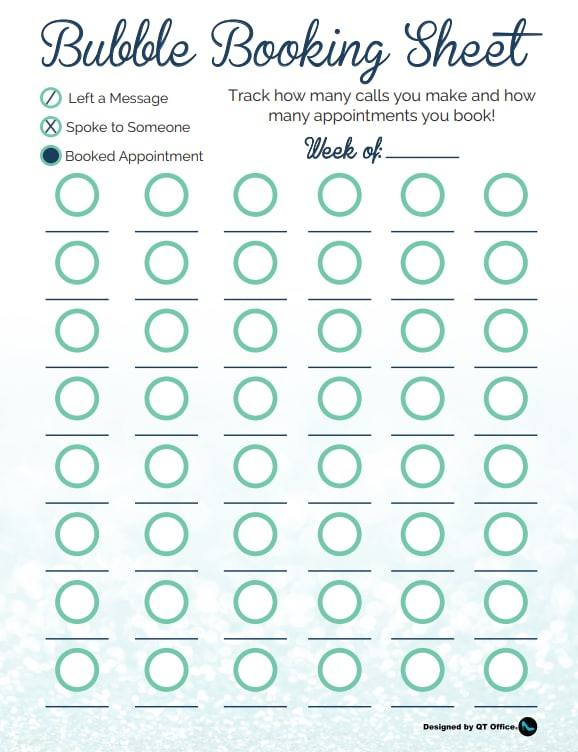
#> input picture 1.jpg, 578 x 752 px
$ python -i Check1.py   (imports and definitions only)
#> lines starting #> are read from the running program, lines starting #| are printed output that depends on the picture; after the words box and inside, x2 and y2 are one past the last pixel; in counts of white or black regions, pixels touching at a corner belong together
import cv2
import numpy as np

def checker(image):
    titul=cv2.imread("1.jpg")
    titul_rgb=cv2.cvtColor(titul,cv2.COLOR_BGR2RGB)
    titul_gray=cv2.cvtColor(titul,cv2.COLOR_BGR2GRAY)
    titul_blur=cv2.GaussianBlur(titul_gray,(7,7),0)
    _,binary_titul=cv2.threshold(titul_blur,200,255,cv2.THRESH_BINARY)

    image=cv2.resize(image,(578,752))
    image_rgb=cv2.cvtColor(image,cv2.COLOR_BGR2RGB)
    image_gray=cv2.cvtColor(image,cv2.COLOR_BGR2GRAY)
    image_blur=cv2.GaussianBlur(image_gray,(7,7),0)
    _,binary_image=cv2.threshold(image_blur,200,255,cv2.THRESH_BINARY)

    def getKataklar(binary):
        contours, hierarachy = cv2.findContours(binary,cv2.RETR_TREE,cv2.CHAIN_APPROX_NONE)

        katakchalar = []

        for i in range(len(contours)-1,0,-1):
            area = cv2.contourArea(contours[i])
            if area > 1000 and area < 2300:
                x,y,w,h = cv2.boundingRect(contours[i])
                katak = binary[y:y+h,x:x+w]
                katakchalar.append(katak)
        return katakchalar
    image_list = getKataklar(binary_image)
    titul_list = getKataklar(binary_titul)

    titul_dict ={'A': 0,
             'B': 0,
             'C': 0,
             'D': 0,
             'E': 0,
             'F': 0}
    k=0
    for i in titul_dict.keys():
        titul_dict[i] = titul_list[k]
        k = k + 1

    def dictanc(img1,img2):
        difference = cv2.subtract(img1, img2)
        return cv2.countNonZero(difference)

    true_answers = np.array(['B','B','B','B','B','B','B','B'])
    my_answers=[]
    try:
        count=0
        for j in range(8):
            for i in titul_dict.keys():
                image_list[count]=cv2.resize(image_list[count],(titul_dict[i].shape[1],titul_dict[i].shape[0]))
                if 1100>dictanc(titul_dict[i],image_list[count])>1000:
                    my_answers.append(i)
                count+=1
    except:
        print("Xato Belgilangan")

    k = 0
    for i in range(10):
        try:
            if true_answers[i] == my_answers[i]:
                k = k+1
        except:
            pass
    return f"to'g'ri javoblar soni {k} ta. Natija {k*10} % "

>>> import cv2
>>> picture = cv2.imread('1.jpg', cv2.IMREAD_GRAYSCALE)
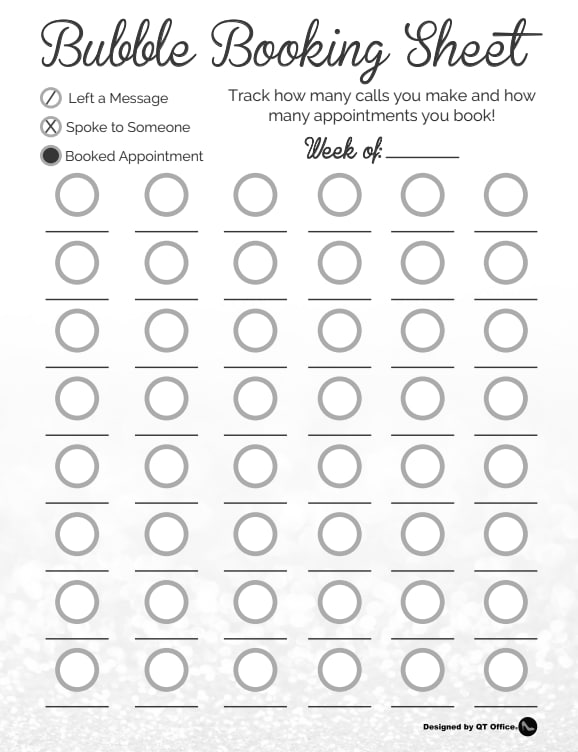
#> picture: shape (752, 578); min 0, max 255, mean 239.7
>>> result = checker(picture)
#> in checker, titul is the input picture: shape (752, 578, 3); mean B, G, R 241.6, 242.4, 232.9
#> in checker, `titul_blur=cv2.GaussianBlur(titul_gray,(7,7),0)`:
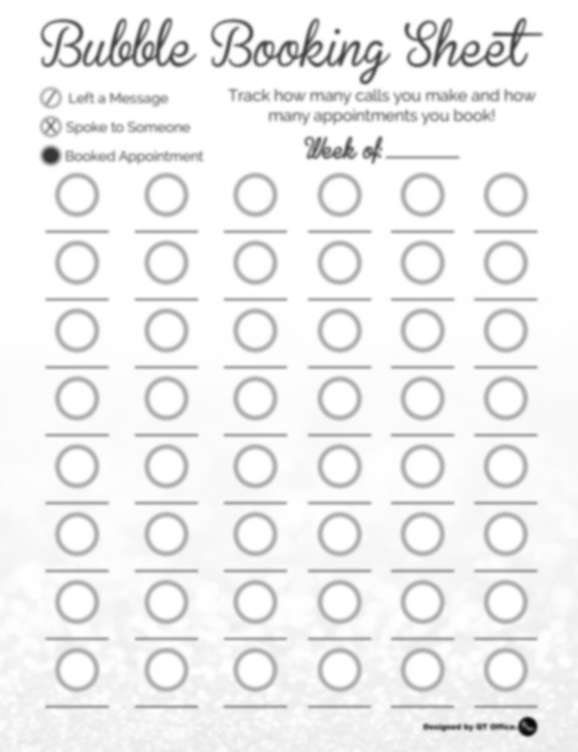
#> titul_blur: shape (752, 578); min 8, max 255, mean 239.5
#> in checker, `_,binary_titul=cv2.threshold(titul_blur,200,255,cv2.THRESH_BINARY)`:
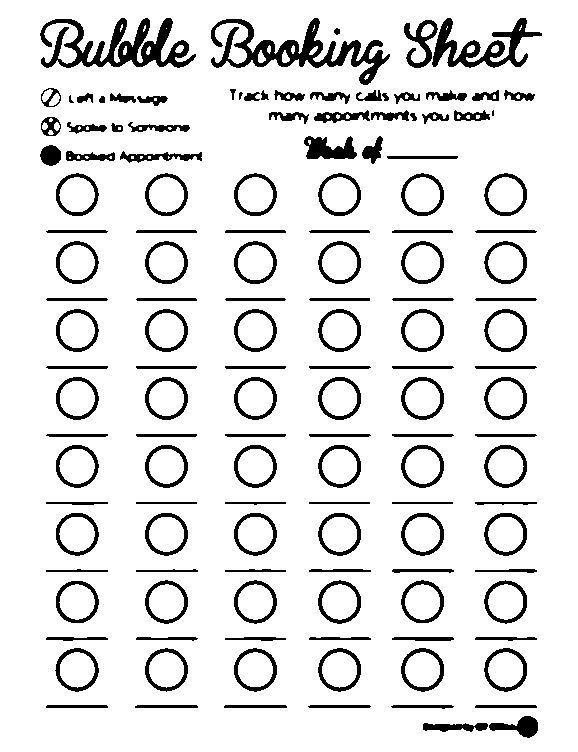
#> binary_titul: shape (752, 578); 89% white; 138 black regions (2 under 20 px), largest, box (x1, y1, x2, y2) and area: (211, 18, 390, 85) 3435, (40, 18, 196, 68) 3325, (432, 18, 542, 68) 2007
#> (the run stopped early here; a loop or call above may not have finished)
